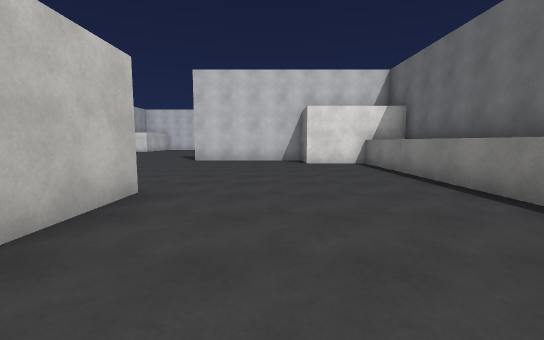
View 1 (above)

22 first-person views from a walk through a 3-D level made in the Unity game engine. The camera is 1.4 m above the floor, tilts 6° down and sees 90° across. The floor is counted in squares, 2 m on a side. Each view is taken from the middle of a square. On the plan, view 1 faces up. The plan holds only what a view shows up to about 9 squares ahead; the rest is blank. The place goes on beyond the plan. Surface patterns are stand-ins for the level's own textures.

View 2
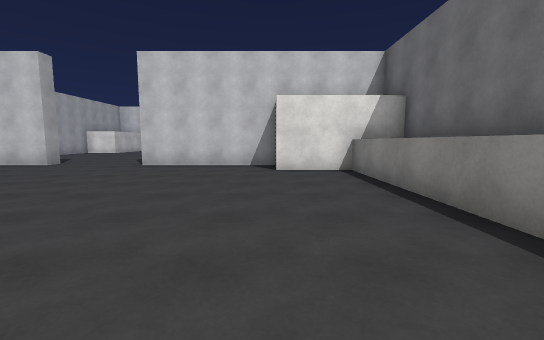

View 3
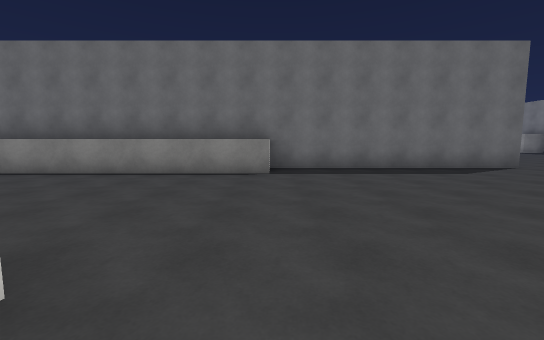

View 4
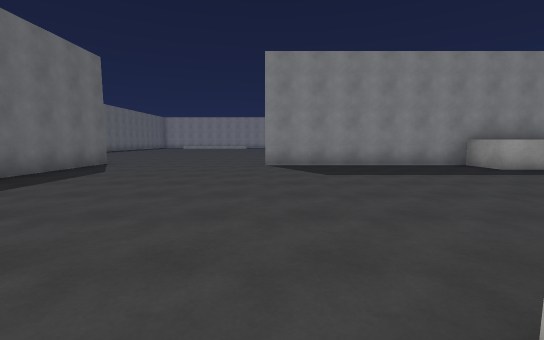

View 5
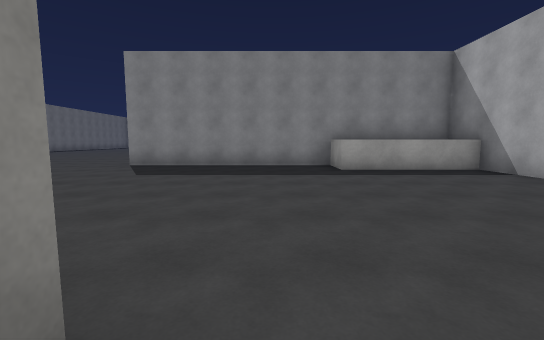

View 6
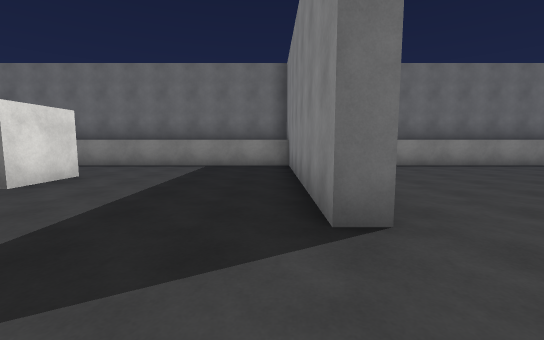

View 7
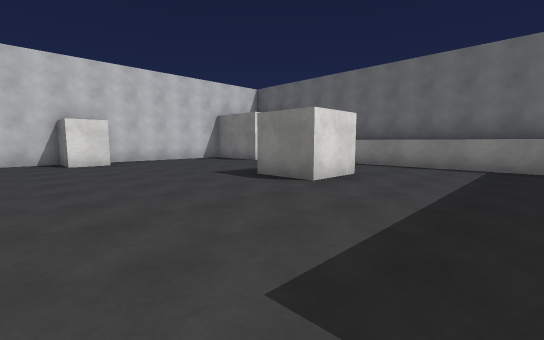

View 8
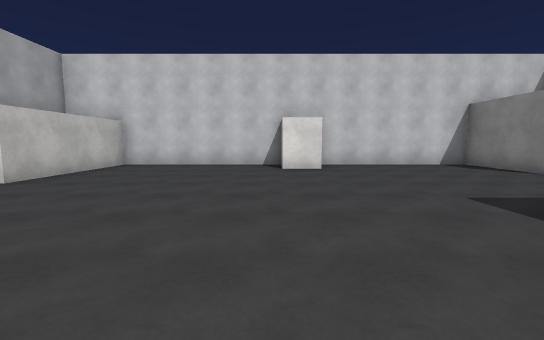

View 9
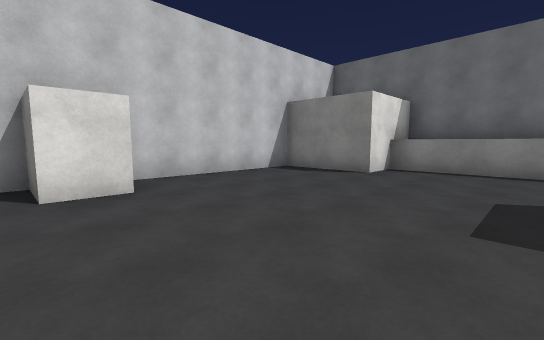

View 10
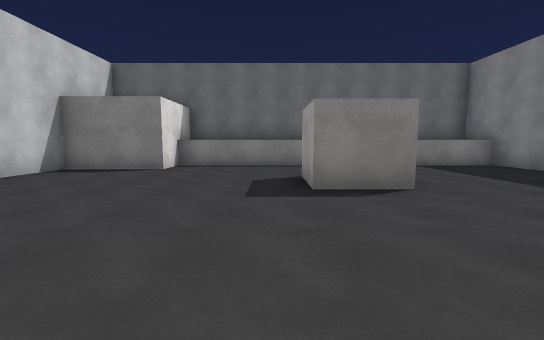

View 11
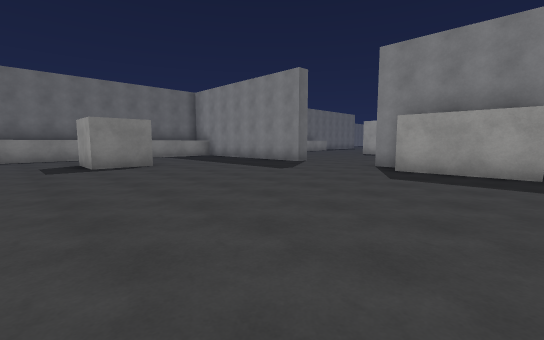

View 12
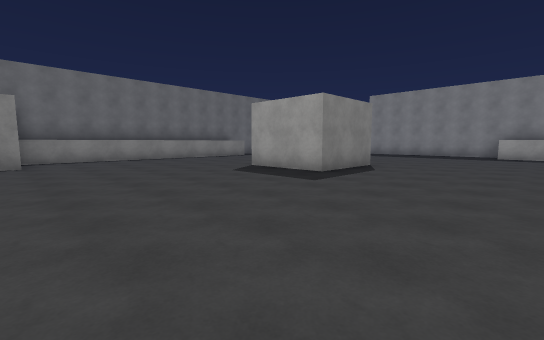

View 13
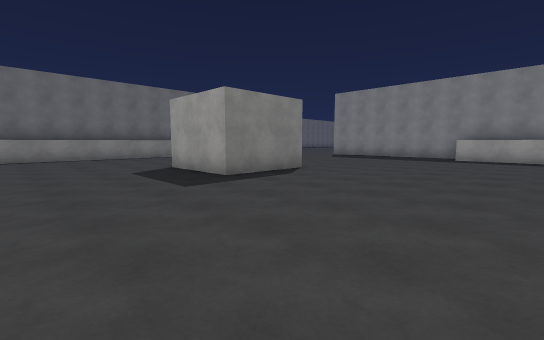

View 14
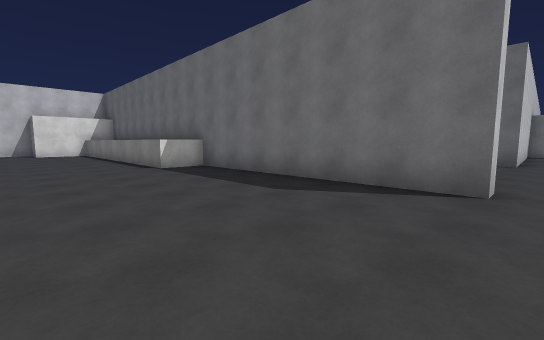

View 15
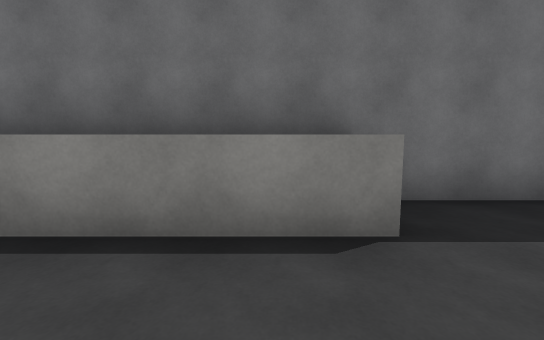

View 16
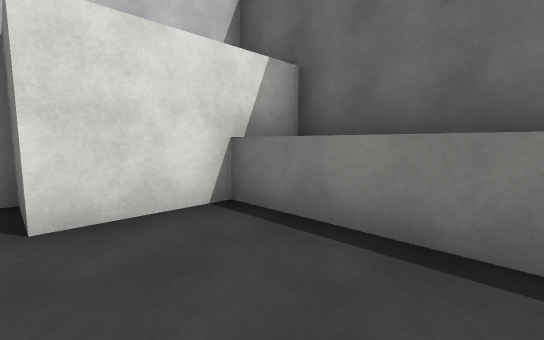

View 17
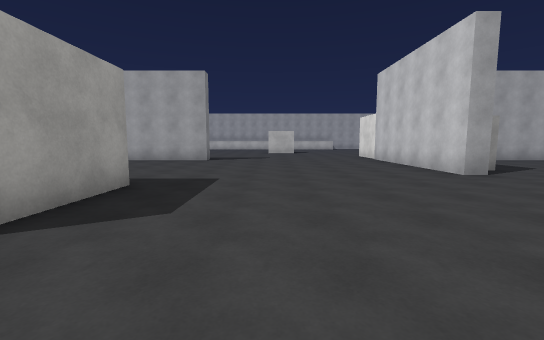

View 18
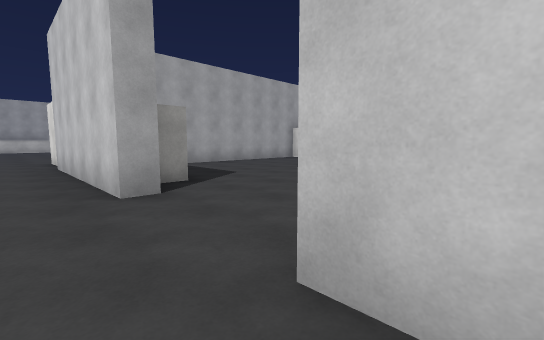

View 19
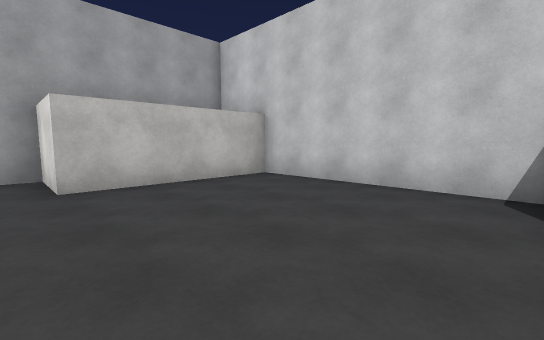

View 20
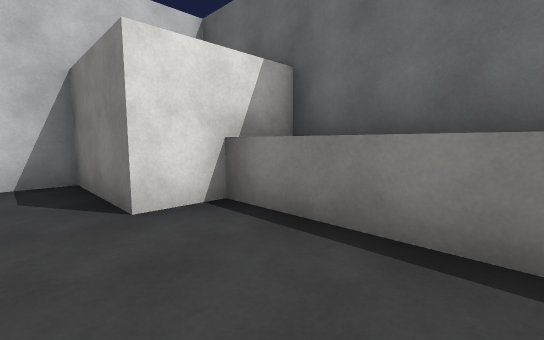

View 21
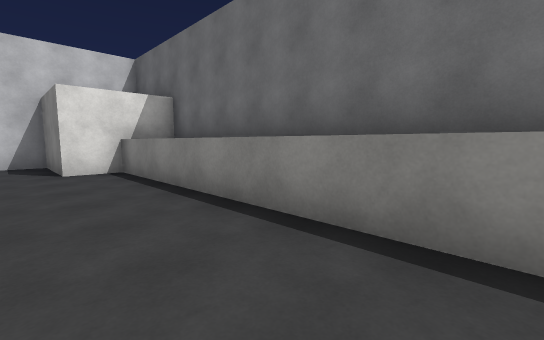

View 22
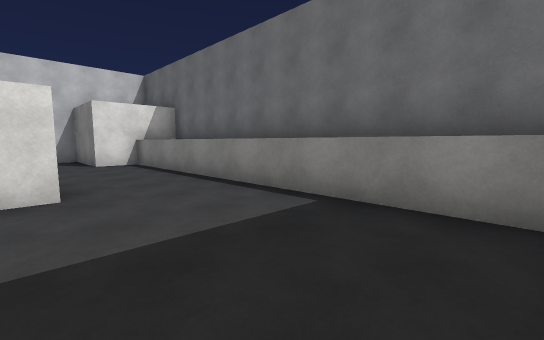

### Floor plan
Key: @ floor where view 1 was taken; # wall or solid block; . floor; ^ raised ledge.
Columns run from 9 left of view 1 to 12 right of it. Each row starts with its distance up from view 1.
 23 ############
 22 #.....#....#
 21 #.....#....#
 20 #..........##^
 19 #...........^^
 18 ............^^
 17 ............^^
 16 ........##..^^
 15 ........##..^^
 14 ............^^
 13 ............^^
 12 ............^^
 11 ###.........^^
 10 ####...######^
  9 ..........####
  8 ............^#
  7 ............^#
  6 ............^#
  5 ............^#
  4 ............^#
  3 .....###....^#
  2 .....###....^#
  1 ............^#
  0 .........@..^#
 -1 .............#
 -2 .............#
 -3 .............#
 -4 .............#
 -5 ^^^..........#
 -6 #########....# ....###
 -7          .............

Positions as (right, up) in squares from view 1, and headings:
1: (0, 0), facing up
2: (1, 2), facing up
3: (-3, 0), facing right
4: (-1, 2), facing down
5: (-5, 2), facing down
6: (-5, 11), facing right
7: (-5, 12), facing up-right
8: (-4, 14), facing up
9: (-4, 17), facing up-right
10: (-5, 17), facing right
11: (-9, 18), facing down-right
12: (-8, 9), facing down-right
13: (-9, 7), facing down-right
14: (0, -7), facing up-right
15: (1, 1), facing right
16: (1, 6), facing up-right
17: (0, 6), facing left
18: (-2, 9), facing up-left
19: (-4, 18), facing up-left
20: (1, 17), facing up-right
21: (1, 13), facing up-right
22: (0, 11), facing up-right
